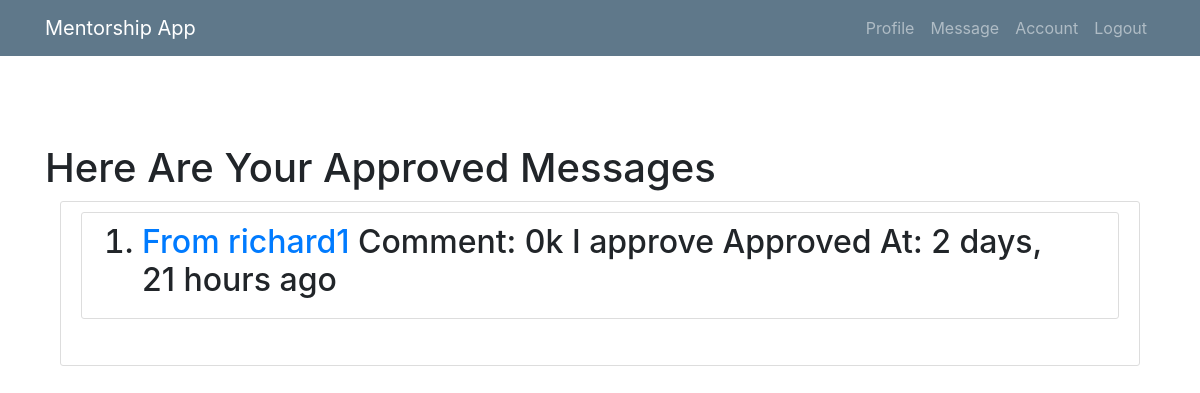
Before: /approved/ (signed in) with the older database file.
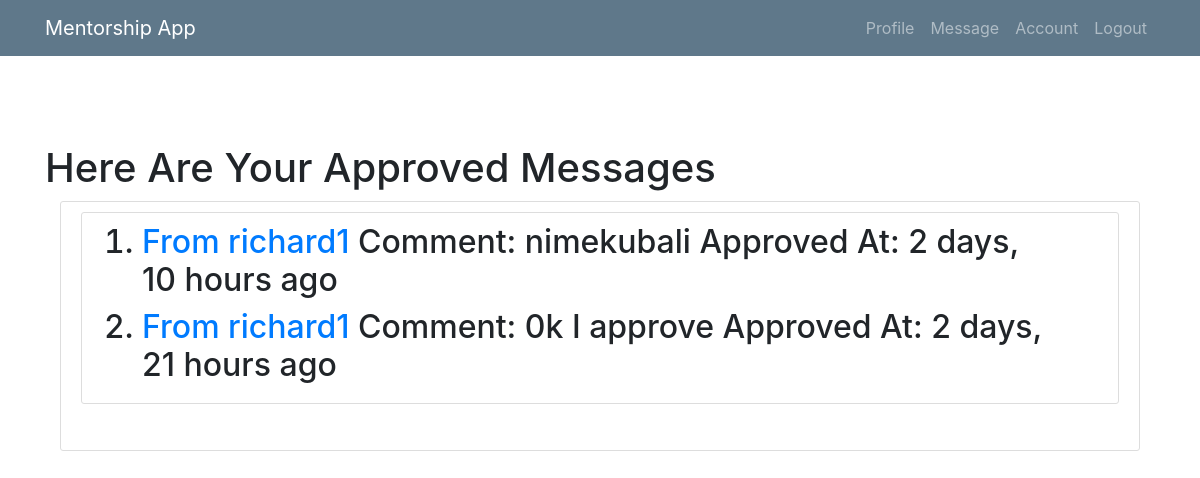
After: the same page with the newer database file.
### mentee/models.py (models this page shows, shortened)
class Msg(models.Model):
    sender = models.ForeignKey(User, related_name="sender", on_delete=models.CASCADE, null=True)
    receipient = models.ForeignKey(User, related_name="receipient", on_delete=models.CASCADE)
    msg_content = models.TextField(max_length=100)
    sent_at = models.DateTimeField(null=True, blank=True)
    comment = models.TextField(blank=True, null=True)
    comment_at = models.DateTimeField(blank=True, null=True)
    is_approved = models.BooleanField(default=False, verbose_name="Approve?")
    date_approved = models.DateTimeField(blank=True, null=True)
    class Meta:
        ordering = ['-sent_at']

class User(AbstractUser):
    is_mentee = models.BooleanField(default=False)
    is_mentor = models.BooleanField(default=False)

### mentee/views/mentee.py (the view)
# urls.py: path('approved/', mentee.Approved.as_view(), name='approved'),
class Approved(LoginRequiredMixin, UserPassesTestMixin, ListView):
    def test_func(self):
        return self.request.user.is_mentee
    model = Msg.objects.filter(is_approved=True).order_by('-date_approved')
    template_name = 'menti/approved.html'
    context_object_name = 'messo'
    def get_queryset(self):
        return self.model.filter(sender=self.request.user)

### mentee/templates/menti/approved.html (shortened to what this page needs)
{% extends 'menti/base.html' %}
{% load humanize %}
{% block content %}
<br><br><br>
 <h1>Here Are Your Approved Messages</h1>
<main role="main" class="container">
      <div class="row">
        <div class="col-md-8">
        </div>
        <div class="col-md-12">
          <div class="content-section">
              <ul class="list-group">
                  <div class="content-section">
      <div class="media">
     {% if messo %}
  <ol>
      {% for approved in messo %}
      <h2><li><a href="">From {{ approved.receipient }} </a> Comment: {{ approved.comment }} Approved At: {{ approved.date_approved|naturaltime }}</li></h2>
      {% endfor %}
  </ol>
{% else %}
<p>There Are no Approved Messages</p>
{% endif %}
      </div>
   </div>
              </ul>
          </div>
        </div>
      </div>
    </main>
{% endblock %}

Changed rows visible on the page:
added Msg: receipient "richard1", comment "nimekubali", date_approved "2 days, 10 hours ago"
